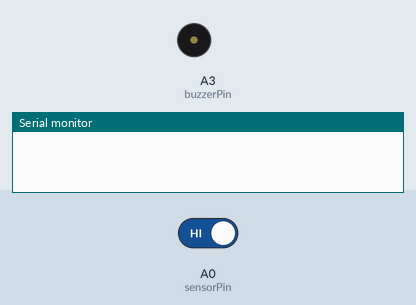
Recording of a sketch running on a simulated Arduino Uno, built with avr-gcc and run on an emulated ATmega328P. On the bench: buzzer (waves = sounding, pin HIGH), the last lines printed to the serial monitor. The test bench sets the inputs (shaded band); at power-on: A0 (sensorPin) HIGH.

Above: at 1.2 s.
1.3 s: A0 (sensorPin) driven LOW
At 2.3 s:
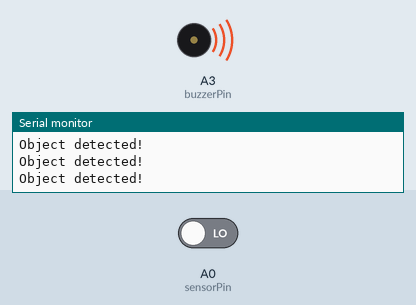
2.8 s: A0 (sensorPin) driven HIGH
At 3.5 s:
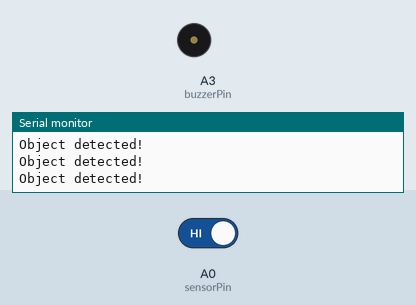
Timing chart, 0 to 5.8 s (numbered marks = the images above; inputs shaded):
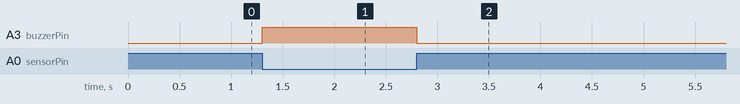

The sketch:

doorBell.ino
```cpp
const int sensorPin = A0;     // Digital input pin for the proximity sensor (D0)
const int buzzerPin = A3;     // Digital output pin for the buzzer

void setup() {
  pinMode(sensorPin, INPUT);
  pinMode(buzzerPin, OUTPUT);
  Serial.begin(9600);
}

void loop() {
  int sensorValue = digitalRead(sensorPin);  // Read the digital value from the proximity sensor (D0)

  if (sensorValue == LOW) {
    digitalWrite(buzzerPin, HIGH);  // Turn on the buzzer when the proximity sensor LED is off
    Serial.println("Object detected!");
  } else {
    digitalWrite(buzzerPin, LOW);   // Turn off the buzzer when the proximity sensor LED is on
  }

  delay(100);  // Adjust the delay value as needed
}
```

Measured:
- after the input at 1.3 s, A3 (buzzerPin): LOW → HIGH at once
- after the input at 2.8 s, A3 (buzzerPin): HIGH → LOW at once
